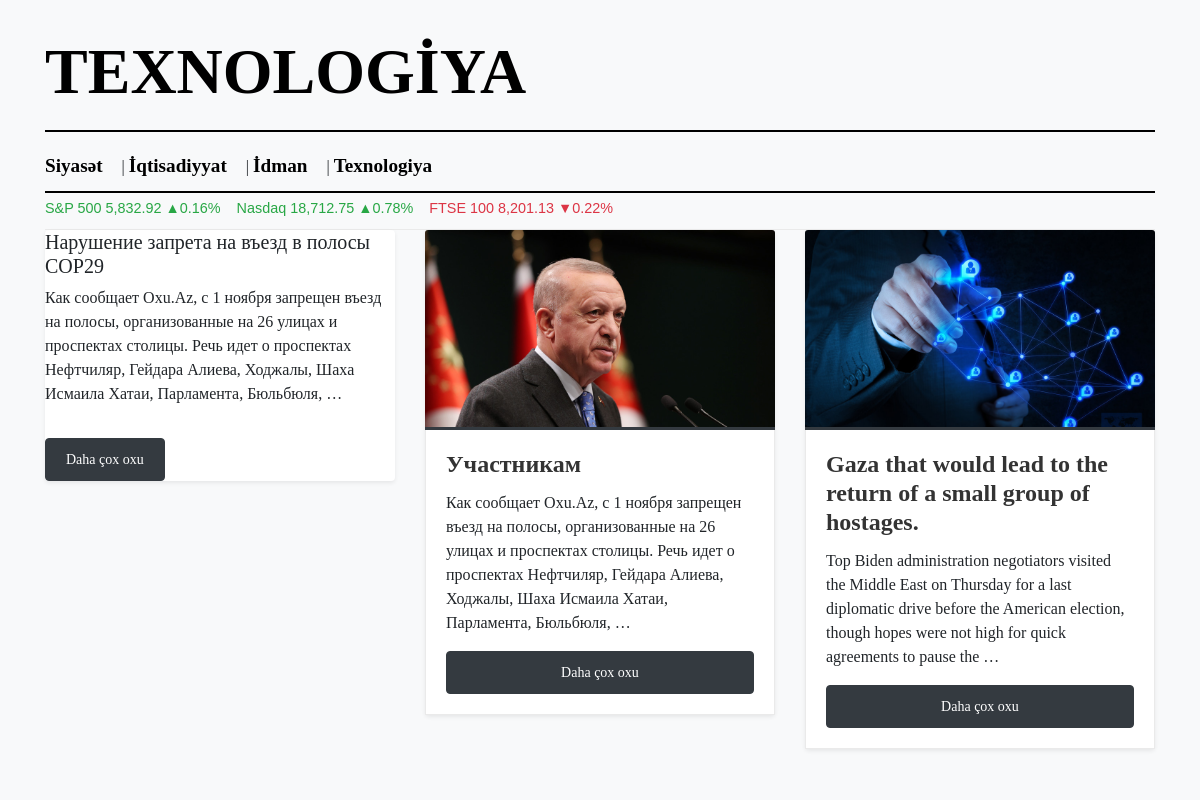
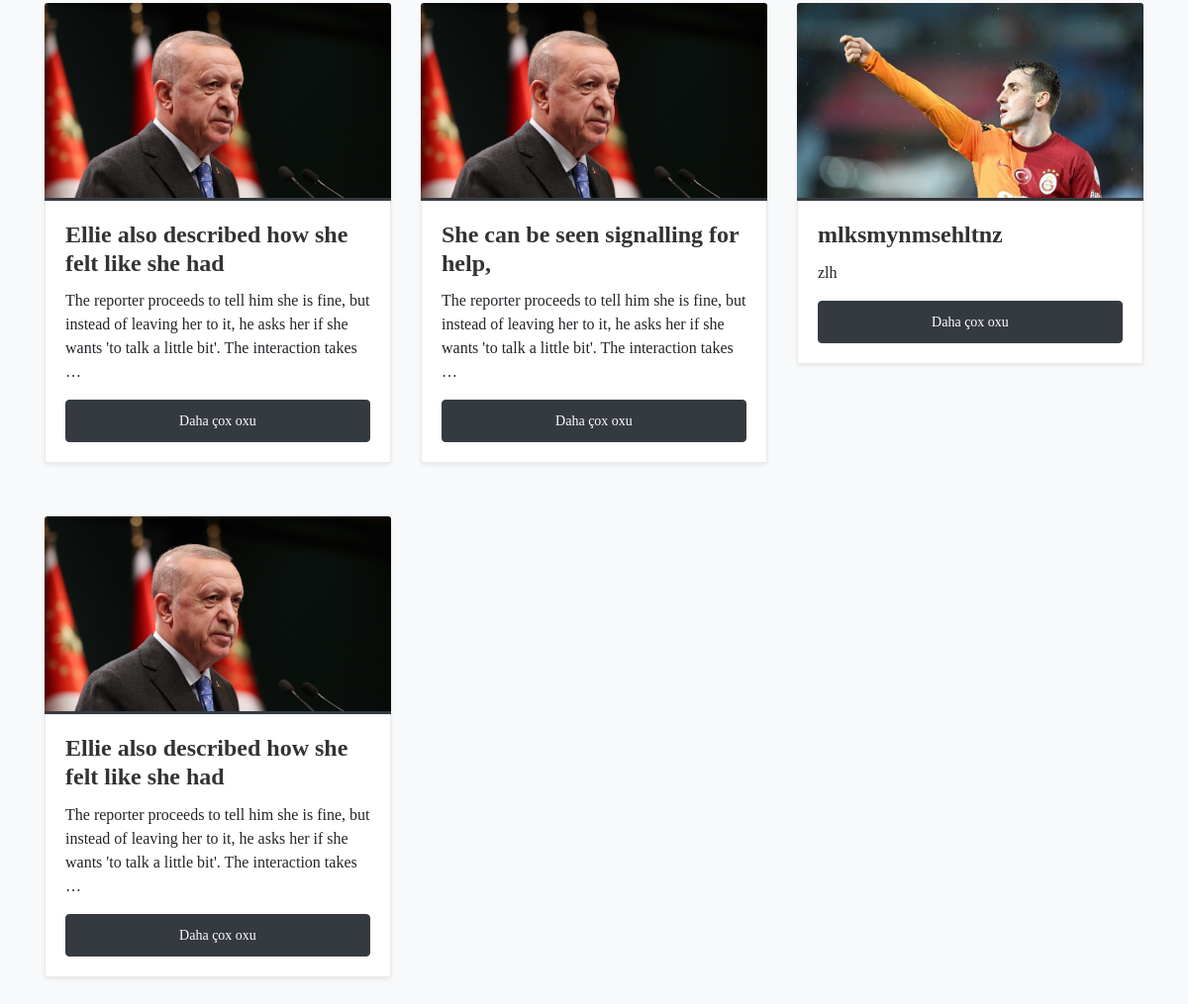
Page /texnologiya/ on the committed database (2 pictures, top to bottom).
### haber/models.py (models this page shows, shortened)
class Haber(models.Model):
    kategori = models.ForeignKey(Kategori, on_delete=models.CASCADE, related_name='haberler')
    baslik = models.CharField(max_length=200)
    on_bilgi = models.CharField(max_length=300, blank=True, null=True)  # Yeni ön bilgi alanı
    icerik = models.TextField()
    yayinlanma_tarihi = models.DateTimeField(auto_now_add=True)
    yazar = models.CharField(max_length=100)
    resim = models.ImageField(upload_to='haber_resimleri/', blank=True, null=True)
    gosterim_sayisi = models.IntegerField(default=0)  # Görüntülenme sayısı alanı

### haber/views.py (the view)
# urls.py: path('texnologiya/', texnologiya_sayfasi, name='texnologiya_sayfasi'),
def texnologiya_sayfasi(request):
    texnologiya_haberler = Haber.objects.filter(kategori__isim="Texnologiya").order_by('-yayinlanma_tarihi')
    return render(request, 'haber/texnologiya.html', {'texnologiya_haberler': texnologiya_haberler})

### haber/templates/haber/texnologiya.html (shortened to what this page needs)
<!DOCTYPE html>
<html lang="tr">
<head>
    <link rel="stylesheet" href="https://stackpath.bootstrapcdn.com/bootstrap/4.5.2/css/bootstrap.min.css">
</head>
<body>
<div class="container mt-4">
    <div class="header-title">
        Texnologiya
    </div>
    <div class="menu-links">
        <a href="{% url 'siyaset_sayfasi' %}">Siyasət</a> |
        <a href="{% url 'ekonomiya_sayfasi' %}">İqtisadiyyat</a> |
        <a href="{% url 'idman_sayfasi' %}">İdman</a> |
        <a href="{% url 'texnologiya_sayfasi' %}">Texnologiya</a>
    </div>
    <div class="d-flex market-data">
        <div class="mr-3 text-success">S&P 500 5,832.92 ▲0.16%</div>
        <div class="mr-3 text-success">Nasdaq 18,712.75 ▲0.78%</div>
        <div class="text-danger">FTSE 100 8,201.13 ▼0.22%</div>
    </div>
    <div class="row">
        {% for haber in texnologiya_haberler %}
        <div class="col-md-4 mb-4">
            <div class="card shadow-sm">
                {% if haber.resim %}
                <img src="{{ haber.resim.url }}" class="card-img-top" alt="{{ haber.baslik }}">
                <div class="card-body">
                    <h5 class="card-title">{{ haber.baslik }}</h5>
                    <p class="card-text">{{ haber.icerik|truncatewords:30 }}</p>
                    <a href="{% url 'haber_detay' haber.pk %}" class="btn btn-primary btn-block">Daha çox oxu</a>
                </div>
                {% else %}
                <div class="no-image-card">
                    <h5>{{ haber.baslik }}</h5>
                    <p>{{ haber.icerik|truncatewords:30 }}</p>
                    <a href="{% url 'haber_detay' haber.pk %}" class="btn btn-primary mt-3">Daha çox oxu</a>
                </div>
                {% endif %}
            </div>
        </div>
        {% empty %}
        <p>Bu kateqoriyada xəbər yoxdur.</p>
        {% endfor %}
    </div>
</div>
</body>
</html>

### haber/templates/haber/texnologiya.html (style rules this page uses)
body { background-color: #f8f9fa; font-family: 'Georgia', serif; }
.header-title { font-size: 4rem; font-weight: bold; text-align: left; margin-bottom: 20px; text-transform: uppercase; color: #000; border-bottom: 2px solid #000; padding-bottom: 10px; }
.menu-links { margin-top: 10px; border-bottom: 2px solid #000; padding-bottom: 10px; }
.menu-links a { font-size: 1.2rem; font-weight: bold; margin-right: 15px; color: #000; text-decoration: none; }
.market-data { font-size: 0.9rem; margin-top: 5px; border-bottom: 1px solid #eaeaea; padding-bottom: 10px; font-family: 'Arial', sans-serif; }
.market-data .text-success { margin-right: 15px; }
.market-data .text-danger { margin-right: 15px; }
.card { transition: transform 0.3s ease; border: none; margin-bottom: 30px; }
.card-img-top { height: 200px; object-fit: cover; border-bottom: 3px solid #343a40; }
.card-body { padding: 20px; background-color: #ffffff; border: 1px solid #eaeaea; border-top: none; }
.card-title { font-family: 'Georgia', serif; font-size: 1.5rem; font-weight: bold; color: #333; }
.btn-primary { background-color: #343a40; border-color: #343a40; font-size: 0.875rem; padding: 10px 20px; }

### rows in the picture
Haber: baslik "Нарушение запрета на въезд в полосы COP29", icerik "Как сообщает Oxu.Az, с 1 ноября запрещен въезд на полосы, организованные на 26 улицах и проспектах столицы. Речь идет о проспектах Нефтчиляр, Гейдара Алиева, Ходжалы, Шаха Исмаила Хатаи, Парламента, Бюльбюля, …"
Haber: resim (picture), baslik "Участникам", icerik "Как сообщает Oxu.Az, с 1 ноября запрещен въезд на полосы, организованные на 26 улицах и проспектах столицы. Речь идет о проспектах Нефтчиляр, Гейдара Алиева, Ходжалы, Шаха Исмаила Хатаи, Парламента, Бюльбюля, …"
Haber: resim (picture), baslik "Gaza that would lead to the return of a small group of hostages.", icerik "Top Biden administration negotiators visited the Middle East on Thursday for a last diplomatic drive before the American election, though hopes were not high for quick agreements to pause the …"
Haber: resim (picture), baslik "Ellie also described how she felt like she had", icerik "The reporter proceeds to tell him she is fine, but instead of leaving her to it, he asks her if she wants 'to talk a little bit'. The interaction takes …"
Haber: resim (picture), baslik "She can be seen signalling for help,", icerik "The reporter proceeds to tell him she is fine, but instead of leaving her to it, he asks her if she wants 'to talk a little bit'. The interaction takes …"
Haber: resim (picture), baslik "mlksmynmsehltnz", icerik "zlh"
Haber: resim (picture), baslik "Ellie also described how she felt like she had", icerik "The reporter proceeds to tell him she is fine, but instead of leaving her to it, he asks her if she wants 'to talk a little bit'. The interaction takes …"
